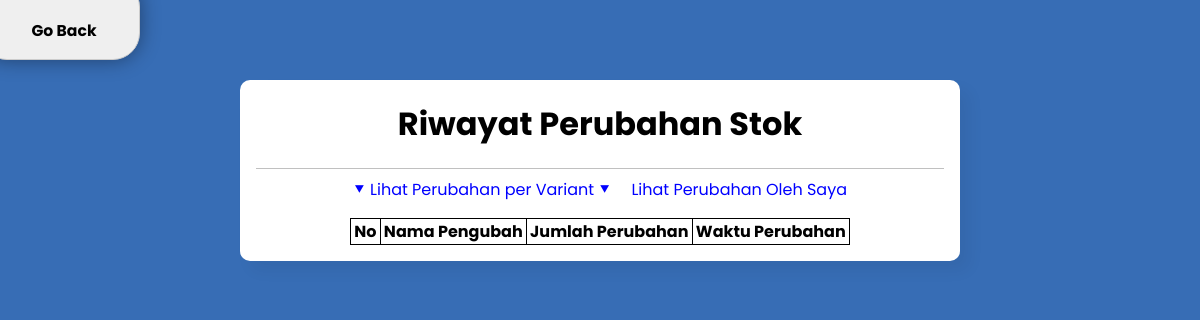
The app's page /public/riwayat/Rasa+Pasir (signed in), older data.
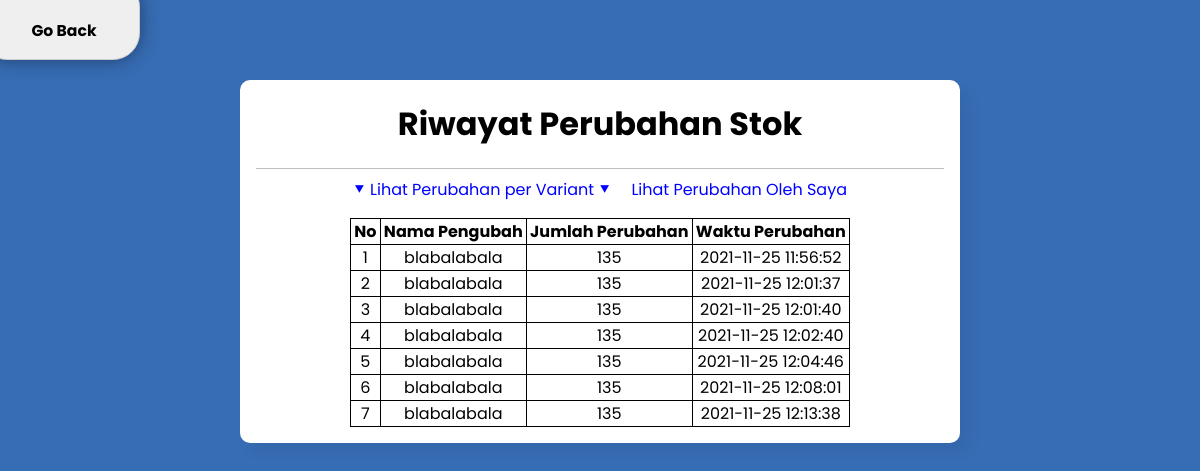
The same page, newer data.
### tables this page shows
CREATE TABLE histori(nama_var varchar(255), username varchar(100), tanggal_perubahan datetime, perubahan int not null, primary key (nama_var,username,tanggal_perubahan), foreign key(nama_var) references "varian_dorayaki"(nama) on delete no action on update cascade, foreign key(username) references user(username) on delete no action on update cascade);

### app/core/Controller.php (called while the page is built, shortened)
<?php
class Controller{
    public function view($view, $data=[]){
        require_once('../app/views/'.$view.'.php');
    }
    public function model($model){
        return new $model;
    }
}

### app/controllers/Riwayat.php (called while the page is built, shortened)
<?php
class Riwayat extends Controller
{
    public function index($variant = '')
    {
        $data['is_admin'] = $_SESSION['is_admin'];
        if($variant != ''){
            if($data['is_admin'] == 0 ){
                header("Location: " . BASEURL . "riwayat");
                exit;
            }
            else{
                $data['variant_history'] = $this->model('Histori_model')->getHistoryVariant($variant);
                $data['nama_var'] = $this->model('Histori_model')->getVarName();
            }
        }
        $this->view('riwayat/index', $data);
    }
}

### app/core/App.php (called while the page is built, shortened)
<?php
class App
{
    protected $method = 'index';
    protected $params = [];
    public function __construct()
    {
        $url = $this->parseURL();
        $url[0] = ucfirst($url[0]);
        if (file_exists('../app/controllers/' . $url[0] . '.php')) {
            unset($url[0]);
        }
        $this->controller = new $this->controller;
        if (!empty($url)) {
            $this->params = array_values($url);
        }
        call_user_func_array([$this->controller, $this->method], $this->params);
    }
    public function parseURL()
    {
        if (isset($_GET['url'])) {
            $url = rtrim($_GET['url'], '/');
            $url = explode('/', $url);
            return $url;
        }
    }
}

### public/index.php (called while the page is built, shortened)
<?php
$app = new App;

### app/core/Database.php (called while the page is built, shortened)
<?php
class Database{
    private $PATH_TO_SQLITE_FILE = PATH_TO_SQLITE_FILE;
    private $dbh;
    private $stmt;
    public function __construct()
    {
        $option = [
            PDO::ATTR_PERSISTENT => true,
            PDO::ATTR_ERRMODE => PDO::ERRMODE_EXCEPTION
        ];
        try{
            $this->dbh = new PDO("sqlite:" . $this->PATH_TO_SQLITE_FILE, null,null,$option);
        }catch(PDOException $e){
            die($e->getMessage());
        }
    }
    public function query($query){
        $this->stmt = $this->dbh->prepare($query);
    }
    public function bind($param, $value, $type =null){
        if(is_null($type)){
            switch (true){
                default:
                    $type = PDO::PARAM_STR;
            }
        }
        $this->stmt->bindValue($param, $value, $type);
    }
    public function execute(){
        $this->stmt->execute();
    }
    public function resultSet(){
        $this->execute();
        return $this->stmt->fetchAll(PDO::FETCH_ASSOC);
    }
}

### app/models/Histori_model.php (called while the page is built, shortened)
<?php
class Histori_model
{
    private $db;
    public function __construct()
    {
        $this->db = new Database;
    }
    public function getHistoryVariant($variant){
        $query = "SELECT nama_var, username, tanggal_perubahan, perubahan FROM histori WHERE nama_var = :variant ORDER BY tanggal_perubahan ASC";
        $this->db->query($query);
        $this->db->bind('variant', "$variant");
        return $this->db->resultSet();
    }
    public function getVarName(){
        $query = "SELECT DISTINCT nama_var FROM histori";
        $this->db->query($query);
        return $this->db->resultSet();
    }
}

### app/views/riwayat/index.php (the view, shortened to what the changed rows need)
<!DOCTYPE html>
<html lang="en">
<head>
    <link rel="stylesheet" href="<?= BASEURL; ?>css/riwayat.css">
</head>
<body>
    <div class="center">
        <h1>Riwayat <?php if ($data['is_admin'] == 1) echo "Perubahan Stok";
                    else echo "Pembelian"; ?></h1>
        <?php
        if (isset($data['histori']) && $data['is_admin'] == 1) {
            echo "
        <div class='dropdown' id='dropdown' onclick='toggleDropdown()'>&#11206; Lihat Perubahan per Variant &#11206;";
            foreach ($data['nama_var'] as $varname) {
                echo "
        <a href='" . BASEURL . "riwayat/" . urlencode($varname['nama_var']) . "' class='dropdown-content'>" . $varname['nama_var'] . "</a>
        ";
            }
            echo "
        </div>
        <a href='" . BASEURL . "riwayat' class='saya'>Lihat Perubahan Oleh Saya</a>
        <table>
            <tr>
                <th>No</th>
                <th>Nama Varian</th>
                <th>Jumlah Perubahan</th>
                <th>Waktu Perubahan</th>
            </tr>";
            $i = 0;
            foreach ($data['histori'] as $histori) {
                $i++;
                echo "
                <tr>
                    <td>" . $i . "</td>
                    <td><a href='" . BASEURL . "detail/" . urlencode($histori['nama_var']) . "'>" . $histori['nama_var'] . "</a></td>
                    <td>" . $histori['perubahan'] . "</td>
                    <td>" . $histori['tanggal_perubahan'] . "</td>
                </tr>
                ";
            }
            echo "
        </table>";
        } else {
            echo "
        <table>
            <tr>
                <th>No</th>
                <th>Nama Pengubah</th>
                <th>Jumlah Perubahan</th>
                <th>Waktu Perubahan</th>
            </tr>";
            $i = 0;
            foreach ($data['variant_history'] as $variant_history) {
                $i++;
                echo "
                <tr>
                    <td>" . $i . "</td>
                    <td>" . $variant_history['username'] . "</td>
                    <td>" . $variant_history['perubahan'] . "</td>
                    <td>" . $variant_history['tanggal_perubahan'] . "</td>
                </tr>
                ";
            }
            echo "
        </table>
        ";
        }
        ?>
    </div>
</body>
</html>

Row changes from the older to the newer data that the page shows:
added histori: username "blabalabala", perubahan "135", tanggal_perubahan "2021-11-25 11:56:52"
added histori: username "blabalabala", perubahan "135", tanggal_perubahan "2021-11-25 12:01:37"
added histori: username "blabalabala", perubahan "135", tanggal_perubahan "2021-11-25 12:01:40"
added histori: username "blabalabala", perubahan "135", tanggal_perubahan "2021-11-25 12:02:40"
added histori: username "blabalabala", perubahan "135", tanggal_perubahan "2021-11-25 12:04:46"
added histori: username "blabalabala", perubahan "135", tanggal_perubahan "2021-11-25 12:08:01"
added histori: username "blabalabala", perubahan "135", tanggal_perubahan "2021-11-25 12:13:38"
